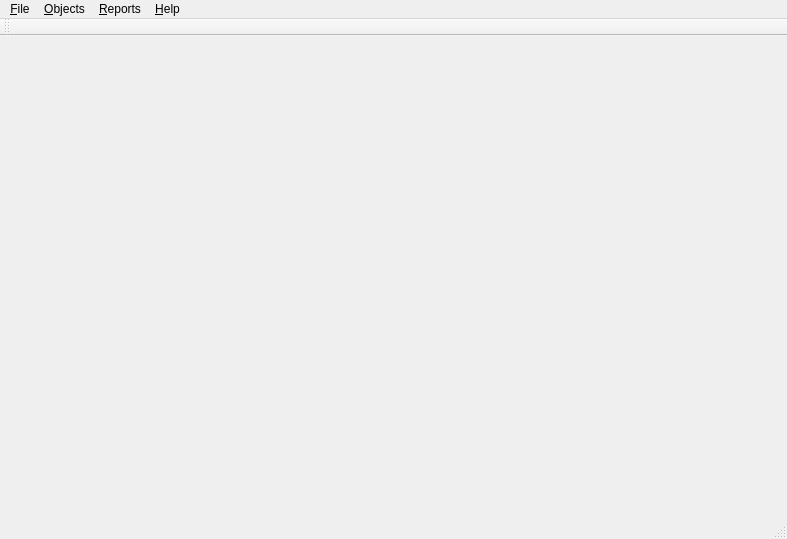
<?xml version="1.0" encoding="UTF-8"?>
<ui version="4.0">
 <class>MyCash</class>
 <widget class="QMainWindow" name="MyCash">
  <property name="geometry">
   <rect>
    <x>0</x>
    <y>0</y>
    <width>787</width>
    <height>539</height>
   </rect>
  </property>
  <property name="windowTitle">
   <string>MyCash</string>
  </property>
  <widget class="QWidget" name="centralWidget"/>
  <widget class="QMenuBar" name="menuBar">
   <property name="geometry">
    <rect>
     <x>0</x>
     <y>0</y>
     <width>787</width>
     <height>21</height>
    </rect>
   </property>
   <widget class="QMenu" name="menu_File">
    <property name="title">
     <string>&amp;File</string>
    </property>
    <addaction name="action_Create"/>
    <addaction name="action_Open"/>
    <addaction name="action_Close"/>
    <addaction name="separator"/>
    <addaction name="action_Settings"/>
    <addaction name="separator"/>
    <addaction name="action_Quit"/>
   </widget>
   <widget class="QMenu" name="menu_Help">
    <property name="title">
     <string>&amp;Help</string>
    </property>
    <addaction name="actionAbout_program"/>
    <addaction name="actionAbout_QT"/>
   </widget>
   <widget class="QMenu" name="menu_Accounts">
    <property name="title">
     <string>&amp;Objects</string>
    </property>
    <addaction name="action_Home"/>
    <addaction name="action_ListAccounts"/>
    <addaction name="action_ListOperations"/>
    <addaction name="action_ListAgents"/>
    <addaction name="action_ListCurrencies"/>
    <addaction name="action_Plan_Operations"/>
    <addaction name="actionBudget"/>
   </widget>
   <widget class="QMenu" name="menuReports">
    <property name="title">
     <string>&amp;Reports</string>
    </property>
    <addaction name="actionReport_1"/>
    <addaction name="actionReport_2"/>
   </widget>
   <addaction name="menu_File"/>
   <addaction name="menu_Accounts"/>
   <addaction name="menuReports"/>
   <addaction name="menu_Help"/>
  </widget>
  <widget class="QToolBar" name="mainToolBar">
   <attribute name="toolBarArea">
    <enum>TopToolBarArea</enum>
   </attribute>
   <attribute name="toolBarBreak">
    <bool>false</bool>
   </attribute>
  </widget>
  <widget class="QStatusBar" name="statusBar"/>
  <action name="action_Create">
   <property name="text">
    <string>&amp;Create</string>
   </property>
  </action>
  <action name="action_Open">
   <property name="text">
    <string>&amp;Open</string>
   </property>
  </action>
  <action name="action_Close">
   <property name="text">
    <string>C&amp;lose</string>
   </property>
  </action>
  <action name="action_Quit">
   <property name="text">
    <string>&amp;Quit</string>
   </property>
  </action>
  <action name="actionAbout_program">
   <property name="text">
    <string>About &amp;program</string>
   </property>
  </action>
  <action name="actionAbout_QT">
   <property name="text">
    <string>About &amp;QT</string>
   </property>
  </action>
  <action name="action_Settings">
   <property name="text">
    <string>&amp;Settings</string>
   </property>
  </action>
  <action name="action_ListAccounts">
   <property name="text">
    <string>&amp;Accounts</string>
   </property>
   <property name="shortcut">
    <string>Ctrl+A</string>
   </property>
  </action>
  <action name="action_ListOperations">
   <property name="text">
    <string>&amp;Operations</string>
   </property>
   <property name="shortcut">
    <string>Ctrl+O</string>
   </property>
  </action>
  <action name="action_ListAgents">
   <property name="text">
    <string>A&amp;gents</string>
   </property>
   <property name="shortcut">
    <string>Ctrl+G</string>
   </property>
  </action>
  <action name="action_ListCurrencies">
   <property name="text">
    <string>&amp;Currencies</string>
   </property>
   <property name="shortcut">
    <string>Ctrl+C</string>
   </property>
  </action>
  <action name="actionReport_1">
   <property name="text">
    <string>Report 1</string>
   </property>
  </action>
  <action name="actionReport_2">
   <property name="text">
    <string>Report 2</string>
   </property>
  </action>
  <action name="action_Plan_Operations">
   <property name="text">
    <string>&amp;Plan Operations</string>
   </property>
   <property name="shortcut">
    <string>Ctrl+P</string>
   </property>
  </action>
  <action name="action_Home">
   <property name="text">
    <string>&amp;Home</string>
   </property>
  </action>
  <action name="actionTest">
   <property name="text">
    <string>test</string>
   </property>
  </action>
  <action name="actionTest_2">
   <property name="text">
    <string>test</string>
   </property>
  </action>
  <action name="actionBudget">
   <property name="text">
    <string>Budget</string>
   </property>
   <property name="shortcut">
    <string>Ctrl+B</string>
   </property>
  </action>
 </widget>
 <layoutdefault spacing="6" margin="11"/>
 <resources/>
 <connections/>
</ui>
